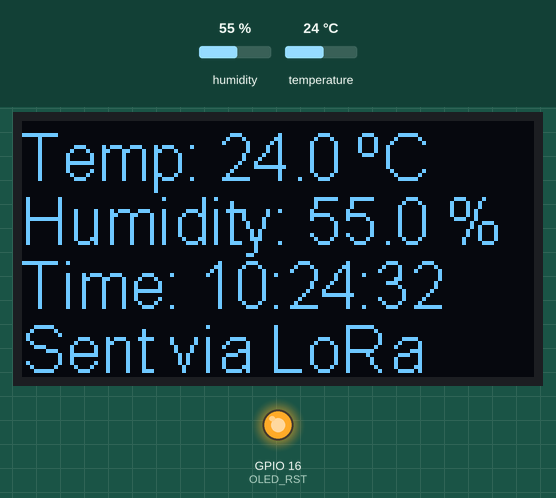
Recording of a sketch running on a simulated ESP8266 (NodeMCU). On the bench: 128×64 one-colour display, output pins drawn as LEDs (lit = HIGH). The inputs (shaded band) are chosen by the test bench; at power-on: humidity 55 %, temperature 24 °C. The local clock reads 2024-03-15 10:24:30 at power-on unless the sketch sets it; no radio packets arrive unless stated; what the sketch prints to the serial monitor is not drawn.

Above: at 3.4 s.
3.5 s: humidity set to 22 %
At 5.3 s:
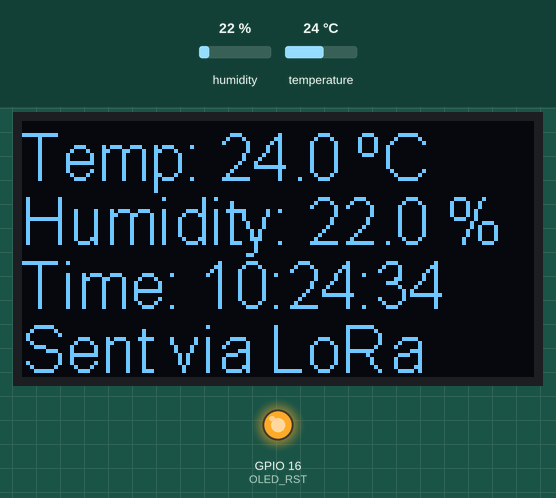
7.1 s: temperature set to 12 °C
At 9.2 s:
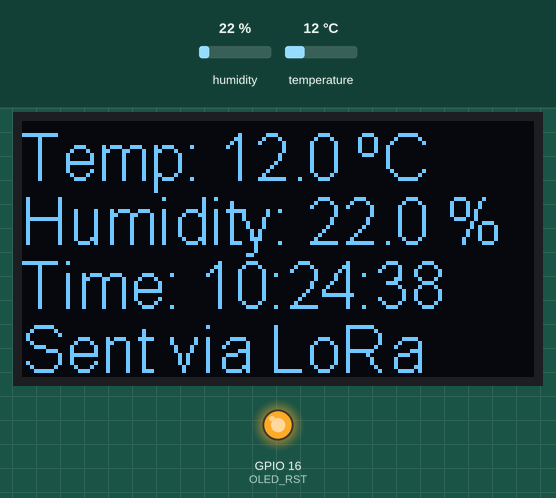
11.4 s: humidity set to 40 %
At 14.0 s:
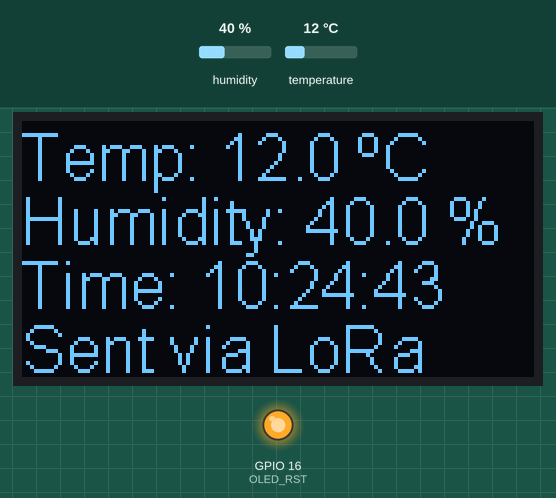
15.7 s: temperature set to 19 °C
At 18.4 s:
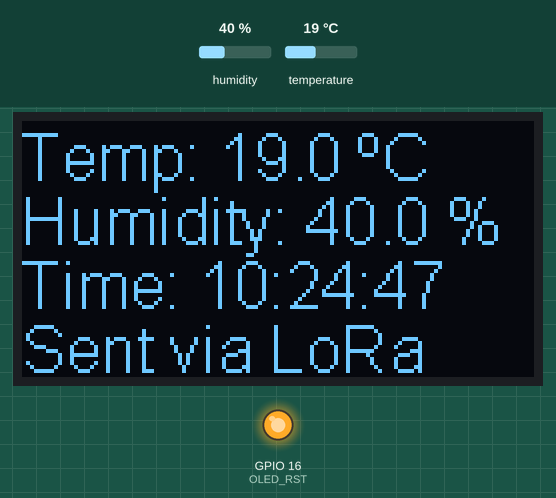
Timing chart, 0 to 19.9 s (numbered marks = the images above; inputs shaded):
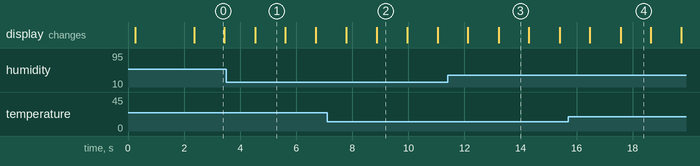

Measured:
- what the display in image 0 shows lasts 1.0 s, from 2.4 s to 3.4 s

The sketch:

iot-connectivity-project-primary.ino
```cpp
#include <DHT.h>
#include <ArduinoJson.h>
#include <Wire.h>
#include "SSD1306.h"
#include <time.h>
#include <LoRa.h>

// LoRa pins (adjust according to your board)
#define LORA_SCK  5
#define LORA_MISO 19
#define LORA_MOSI 27
#define LORA_SS   18
#define LORA_RST  14
#define LORA_DIO0 26

// DHT sensor settings
#define DHTPIN 12
#define DHTTYPE DHT11
DHT dht(DHTPIN, DHTTYPE);

// Display
#define OLED_I2C_ADDRESS 0x3c
#define OLED_SDA 4
#define OLED_SCL 15
#define OLED_RST 16
SSD1306 display(OLED_I2C_ADDRESS, OLED_SDA, OLED_SCL);

// Node ID for identification
const String NODE_ID = "SENSOR_1";

void setupDisplay() {
    // Reset and initialize the screen
    pinMode(OLED_RST, OUTPUT);
    digitalWrite(OLED_RST, LOW);
    delay(200);
    digitalWrite(OLED_RST, HIGH);
    display.init();
}

// Unified log output to Serial and OLED
void log(const String& msg) {
  Serial.println(msg);

  display.clear();
  display.setFont(ArialMT_Plain_16);

  int line = 0;
  int y = 0;
  int lineHeight = 16;

  int start = 0;
  while (true) {
    int end = msg.indexOf('\n', start);
    String lineStr = (end == -1) ? msg.substring(start) : msg.substring(start, end);
    display.drawString(0, y, lineStr);
    y += lineHeight;
    if (end == -1) break;
    start = end + 1;
  }

  display.display();
}

void setupLoRa() {
  SPI.begin(LORA_SCK, LORA_MISO, LORA_MOSI, LORA_SS);
  LoRa.setPins(LORA_SS, LORA_RST, LORA_DIO0);

  if (!LoRa.begin(868E6)) {
    Serial.println("Starting LoRa failed!");
    while (1);
  }

  // Configure LoRa parameters
  LoRa.setTxPower(20);
  LoRa.setSpreadingFactor(7);
  LoRa.setSignalBandwidth(125E3);
  LoRa.setCodingRate4(5);
  LoRa.enableCrc();

  log("LoRa initialized");
}

void setup() {
  Serial.begin(115200);
  setupDisplay();
  dht.begin();
  setupLoRa();

  log("Sensor Node Ready\nNode ID: " + NODE_ID);
  delay(2000);
}

String getCurrentTime() {
  time_t now = time(nullptr);
  struct tm* timeinfo = localtime(&now);
  char buffer[16];
  snprintf(buffer, sizeof(buffer), "%02d:%02d:%02d",
           timeinfo->tm_hour, timeinfo->tm_min, timeinfo->tm_sec);
  return String(buffer);
}

void loop() {
  float humidity = dht.readHumidity();
  float temperature = dht.readTemperature();

  if (isnan(humidity) || isnan(temperature)) {
    log("Sensor error");
    return;
  }

  // Create JSON payload
  StaticJsonDocument<200> doc;
  doc["node_id"] = NODE_ID;
  doc["temperature"] = temperature;
  doc["humidity"] = humidity;
  char payload[256];
  serializeJson(doc, payload);

  // Send via LoRa
  LoRa.beginPacket();
  LoRa.print(payload);
  LoRa.endPacket();

  String sampleTime = getCurrentTime();

  // Display on OLED
  String msg = "Temp: " + String(temperature, 1) + " ºC\n" +
               "Humidity: " + String(humidity, 1) + " %\n" +
               "Time: " + sampleTime + "\n" +
               "Sent via LoRa";
  log(msg);

  // Sample and send every second
  delay(1000);
}
```
